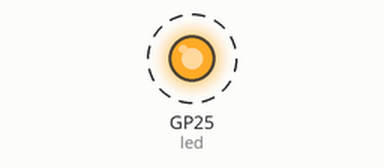
Simulated run of this program. Board: Raspberry Pi Pico running MicroPython. Shown: output pins drawn as LEDs (lit = HIGH). Dashed ring = blinking. What the program prints to the serial console is not drawn.

Above: at 0.2 s.
Timing chart, 0 to 3.0 s (numbered marks = the images above):
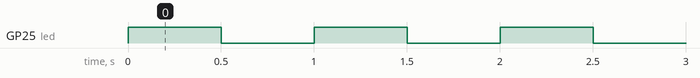

Measured:
- by itself, GP25 (led): alternates HIGH for 0.50 s and LOW for 0.50 s

The program:

01_onboard_led.py
```python
from machine import Pin
from time import sleep_ms

led = Pin("LED", Pin.OUT)

print("The onboard LED should blink once per second.")
print("Stop with Ctrl+C.")

try:
    while True:
        led.on()
        print("LED on")
        sleep_ms(500)

        led.off()
        print("LED off")
        sleep_ms(500)
except KeyboardInterrupt:
    print("Stopped")
finally:
    led.off()
```
